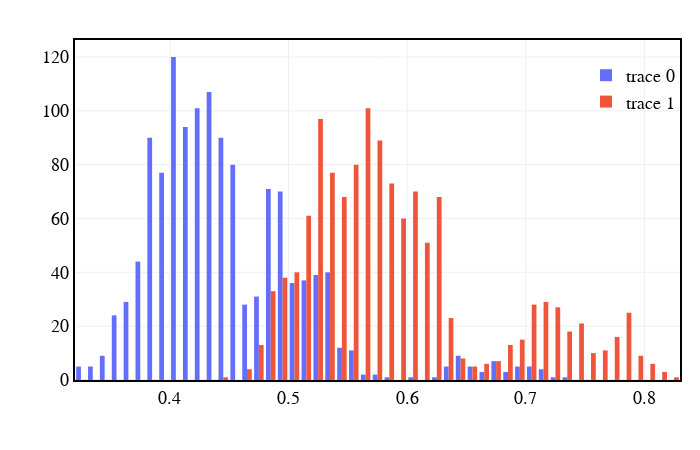

Notebook code cell kept with this figure:
### Code cell
hist = go.Figure()

hist.add_trace(go.Histogram(x=plotS))
hist.add_trace(go.Histogram(x=plotC))

estetica(hist, h=450,w=700)
hist.show()

### Figure 1 — Plotly figure (JSON) as saved in the notebook; plotly's stock layout.template omitted (floating-point values rounded to 4 significant figures; data arrays with more than 128 entries replaced by an {"elided": "..."} marker saying what was removed)
{"data": [{"type": "histogram", "x": {"elided": "1305 float values"}}, {"type": "histogram", "x": {"elided": "1305 float values"}}], "layout": {"autosize": false, "font": {"color": "Black", "family": "Arial", "size": 18}, "height": 450, "legend": {"bgcolor": "rgba(255,255,255,0)", "font": {"size": 18}, "orientation": "v", "x": 1, "xanchor": "right", "y": 0.95, "yanchor": "top"}, "margin": {"b": 20, "l": 20, "r": 20, "t": 40}, "plot_bgcolor": "white", "title": {"font": {"size": 20}, "text": ""}, "width": 700, "xaxis": {"linecolor": "black", "linewidth": 2, "mirror": true, "showgrid": true, "showline": true, "title": {"text": ""}}, "yaxis": {"linecolor": "black", "linewidth": 2, "mirror": true, "showgrid": true, "showline": true, "title": {"text": ""}}}}
